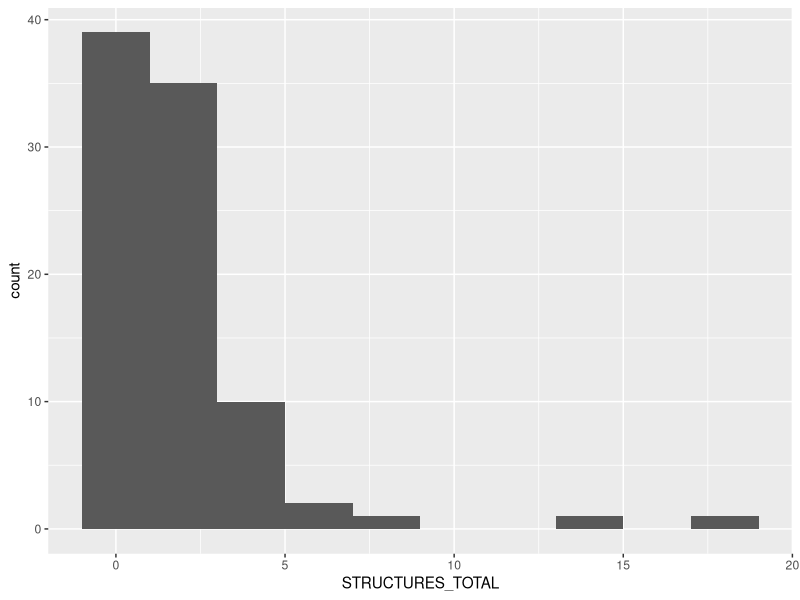

Source code (R): (Note: this script raises an error after producing the figure.)
## Setup
# Load packages
library(tidyverse)
library(gridExtra)

# Read in data
parcel_data <- read.csv("data/950_parcel_habitat_clean.csv")
woody_data <- read.csv("data/950_woody_habitat_clean.csv")

# Separate our group's lake - Big Arbor Vitae Lake
arbor_parcel <-
  parcel_data %>% filter(LAKE_NAME == "Big Arbor Vitae Lake")
arbor_woody <- woody_data %>% filter(LAKE_NAME == "Big Arbor Vitae")

# Aquatic vegetation
aquatic_veg <-
  select(arbor_parcel,
         c(
           PARCELID,
           EMERGENT_VEG_PRES,
           FLOATING_VEG_PRES,
           FLOAT_EMERG_PRES
         ))

# Structures in the water
aquatic_structures <-
  select(
    arbor_parcel,
    c(
      PARCELID,
      PIERS_CNT,
      BOAT_LIFT_CNT,
      SWIM_RAFT_CNT,
      BOATHOUSE_CNT,
      MARINAS_CNT,
      STRUCTURE_OTHER_CNT
    )
  )

# add column to overall dataset for total number of structures in the water
arbor_parcel <-
  arbor_parcel %>% mutate(STRUCTURES_TOTAL = rowSums(aquatic_structures[, -(1)]))


# create new column for whether any aquatic veg is present (floating or emergent)
arbor_parcel <- arbor_parcel %>% mutate(FLOAT_OR_EMERG_PRES = case_when(EMERGENT_VEG_PRES==TRUE | FLOATING_VEG_PRES==TRUE ~ TRUE,
                                                                        EMERGENT_VEG_PRES==FALSE & FLOATING_VEG_PRES==FALSE ~ FALSE))

# want to plot number of structures vs presence of aquatic vegetation
# would be easier as pct of veg but we don't have that

# one idea- group number of structures into low/med/high and have 3 bar plots
# low = 0-1; med=2-5, high=6+
arbor_parcel %>% ggplot(aes(x=STRUCTURES_TOTAL)) +
  geom_histogram(binwidth=2)
arbor_parcel <- arbor_parcel %>% mutate(STRUCTURES_CLASS =
                                          case_when(STRUCTURES_TOTAL <= 1 ~ "Low", 
                                                    STRUCTURES_TOTAL > 1 & STRUCTURES_TOTAL <= 5 ~ "Medium",
                                                    STRUCTURES_TOTAL > 5 ~ "High")
)
blues <- brewer.pal(n=9,name="Blues")
blues2 <- blues[c(7,3)]
names(blues2) <- levels(as.factor(arbor_parcel$FLOAT_OR_EMERG_PRES))

arbor_parcel %>% ggplot(aes(x=STRUCTURES_CLASS, fill=as.factor(FLOAT_OR_EMERG_PRES))) +
  geom_histogram(stat = "count",position="dodge", color=blues[8]) +
  scale_x_discrete(limits=c("Low","Medium", "High"),labels=c("Low (0-1)","Medium (2-5)", "High (6+)")) +
  labs(title="Presence of Aquatic Vegetation by Structures in the Water",x="Number of Structures", y="Number of Parcels") +
  scale_fill_manual(name="Aquatic Vegetation Present", values = blues2) +
  guides(color="none") +
  theme_minimal() +
  theme(plot.title = element_text(hjust = 0.5,size=15))

# parcel drilldown - show distribution of total numbers of aquatic structures for each parcel
# color manipulation to make it the right length
blues20 <- blues
i <- 1
for (color in blues){
  blues20[i] <- color
  blues20[i+1] <- color
  i <- i + 2
}
blues20[c(19,20)] <- blues[c(9,9)]
  
arbor_parcel %>% ggplot(aes(x=STRUCTURES_TOTAL)) +
  geom_histogram(binwidth=1,fill=blues20, color=blues20[20]) +
  labs(x="Total Number of Structures in the Water", y="Number of Parcels", title="Distribution of Structures in the Water") +
  theme_minimal() +
  theme(plot.title = element_text(hjust = 0.5,size=15))

# then go into 3 parcels specifically to show exactly what kinds they have
parcel_structures <- select(parcel_dd,c(PARCELID,PIERS_CNT,BOAT_LIFT_CNT,SWIM_RAFT_CNT,BOATHOUSE_CNT,MARINAS_CNT,STRUCTURE_OTHER_CNT))
parcel_struc_pivot <- pivot_longer(parcel_structures,cols=!PARCELID,names_to = "Type", values_to = "Count")

parcel_struc_pivot %>% ggplot(aes(x=Count,y=Type,fill=PARCELID)) + 
  geom_bar(stat="identity", position="dodge", color=blues[9]) +
  scale_x_continuous(breaks=seq(0:10)) + # show axis in whole numbers
  scale_y_discrete(limits=c("BOATHOUSE_CNT", "MARINAS_CNT", "SWIM_RAFT_CNT", "STRUCTURE_OTHER_CNT", "BOAT_LIFT_CNT", "PIERS_CNT"), # reverse order
                   labels=c("BOATHOUSE_CNT"="Boathouses", "MARINAS_CNT"="Marinas", 
                            "SWIM_RAFT_CNT"="Swim Rafts", "STRUCTURE_OTHER_CNT"="Other Structures", 
                            "BOAT_LIFT_CNT"="Boat Lifts", "PIERS_CNT"="Piers")) + 
  scale_fill_manual(values=blues[c(7,3,1)], name="Parcel ID",breaks=c("2-2686-16", "2-2649", "2-2562-02")) + # re-title and re-order legend
  labs(x="Number of Structures", y="Type of Structure", title="Count of Each Type of Structure per Parcel") +
  theme_minimal() +
  theme(plot.title = element_text(hjust = 0.5,size=15))
  

# investigate what kind of veg is here
parcel_veg <- select(parcel_dd,c(PARCELID,FLOATING_VEG_PRES,EMERGENT_VEG_PRES))
parcel_veg_pivot <- pivot_longer(parcel_veg, cols=!PARCELID, names_to="Type", values_to="Presence")
parcel_veg_pivot %>% ggplot(aes(x=Type,y=Presence,fill=PARCELID)) +
  geom_bar(stat="identity",position="dodge")


parcel_veg %>% ggplot(aes(x=PARCELID,y=FLOATING_VEG_PRES,size=EMERGENT_VEG_PRES)) + 
  geom_point() 
select(parcel_dd,c(PARCELID,FLOATING_VEG_PRES,EMERGENT_VEG_PRES))

